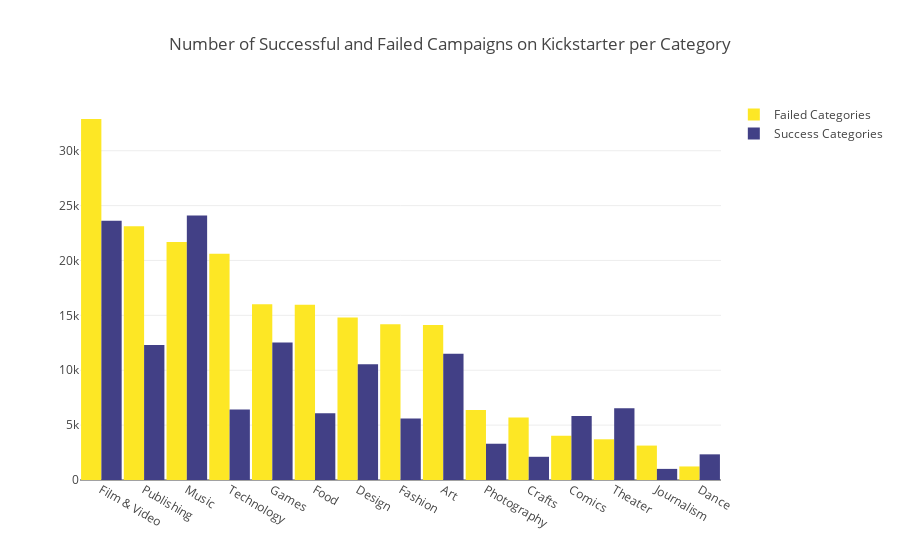

Source (notebook cell):
### Markdown cell above
## How many campaigns were Successful throughout the years (per category)?

### Code cell
#Successful campaign vs. failed campaigns
#First plot
trace_0 = go.Bar(
    x=main_catigs_failed.index,
    y=main_catigs_failed.values,
    name="Failed Categories",
    marker = dict(
            color = '#fde725')
    
)
#Second plot
trace_1 = go.Bar(
    x=main_catigs_success.index,
    y=main_catigs_success.values,
    name="Success Categories",
    marker=dict(
        color= '#424086')
    
)



data = [trace_0, trace_1]
layout = go.Layout(
    barmode='group'
        
    
)

fig = go.Figure(data=data, layout=layout)


fig['layout'].update(showlegend=True, title="Number of Successful and Failed Campaigns on Kickstarter per Category",
                     bargap=0.05)

iplot(fig, filename='grouped-bar')

### Figure 1 — Plotly figure (JSON) as saved in the notebook; plotly's stock layout.template omitted (floating-point values rounded to 4 significant figures)
{"data": [{"marker": {"color": "#fde725"}, "name": "Failed Categories", "type": "bar", "uid": "0621b36c-1456-11e9-98cf-00dbdf806640", "x": ["Film & Video", "Publishing", "Music", "Technology", "Games", "Food", "Design", "Fashion", "Art", "Photography", "Crafts", "Comics", "Theater", "Journalism", "Dance"], "y": [32892, 23113, 21696, 20613, 16003, 15969, 14814, 14181, 14131, 6384, 5703, 4036, 3708, 3136, 1235]}, {"marker": {"color": "#424086"}, "name": "Success Categories", "type": "bar", "uid": "0621b36d-1456-11e9-bc0d-00dbdf806640", "x": ["Music", "Film & Video", "Games", "Publishing", "Art", "Design", "Theater", "Technology", "Food", "Comics", "Fashion", "Photography", "Dance", "Crafts", "Journalism"], "y": [24105, 23612, 12518, 12300, 11510, 10549, 6534, 6433, 6085, 5842, 5593, 3305, 2338, 2115, 1012]}], "layout": {"bargap": 0.05, "barmode": "group", "showlegend": true, "title": "Number of Successful and Failed Campaigns on Kickstarter per Category"}}
